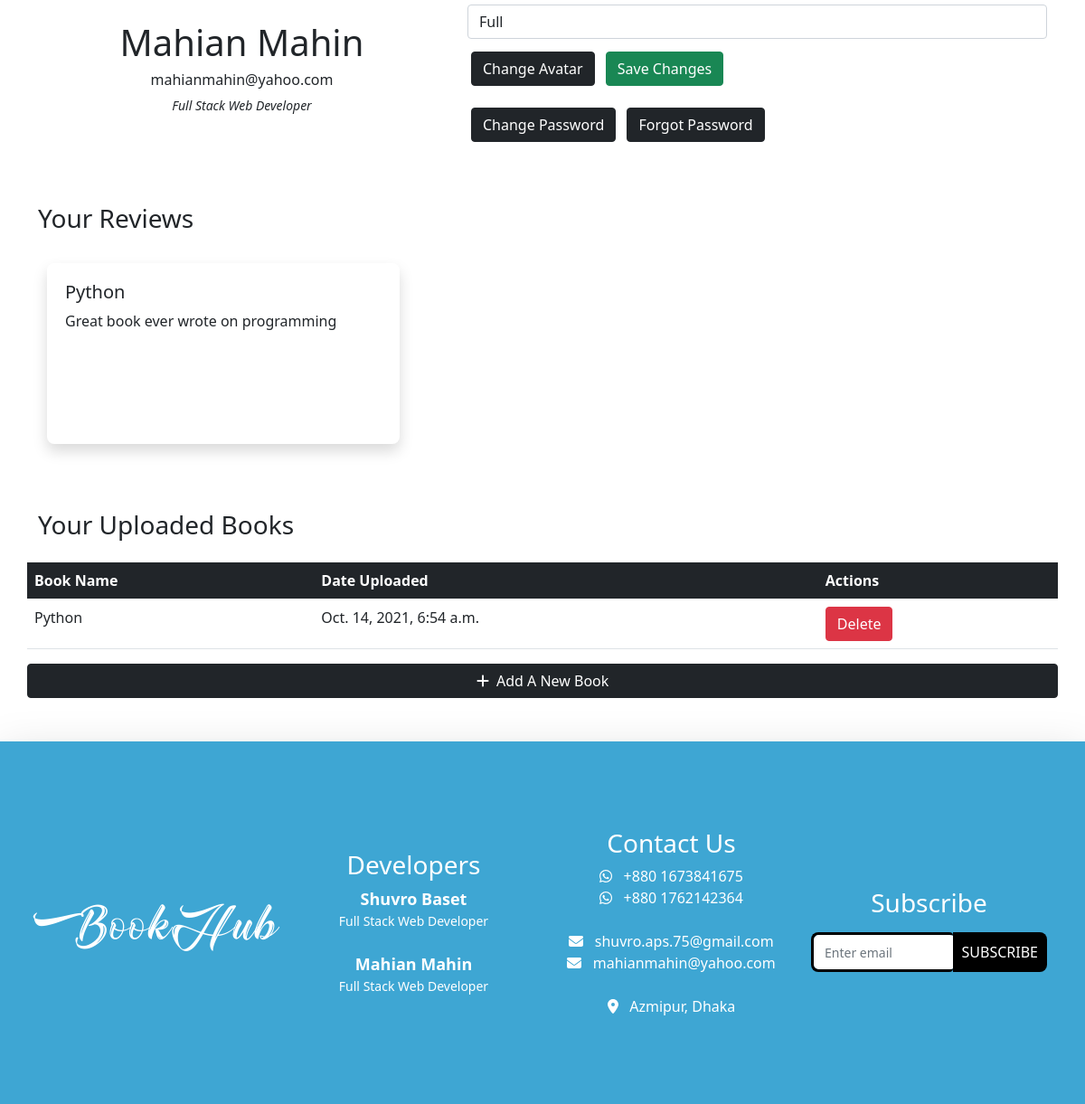
Before: /user-dashboard (signed in, lower part) with the older database file.
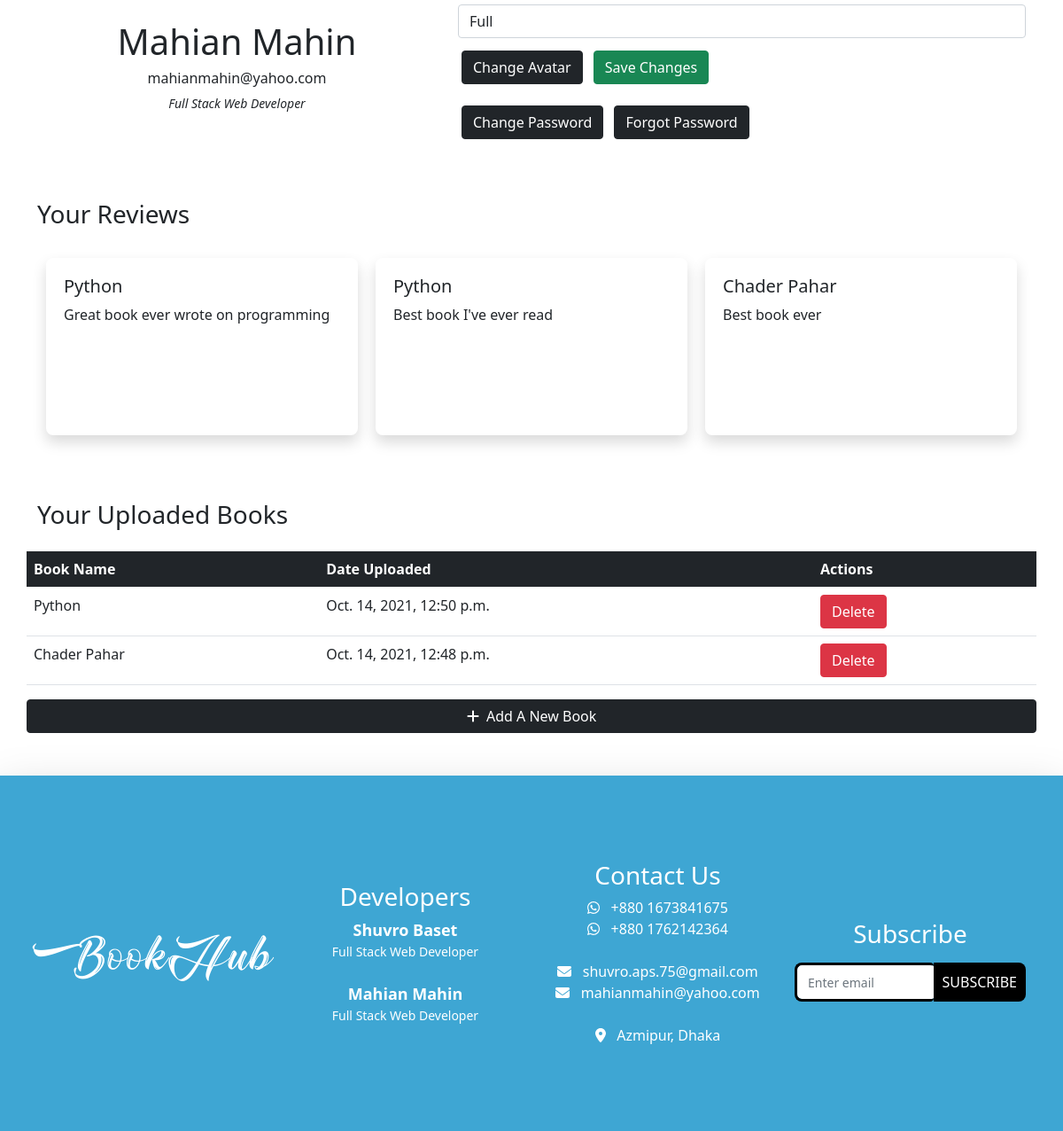
After: the same page with the newer database file.
### bookHub_app/models.py (models this page shows)
class BooksReview(models.Model):
    book = models.ForeignKey(Books, on_delete=models.CASCADE)
    user = models.ForeignKey(User, on_delete=models.CASCADE)
    review = models.CharField(max_length=250, null=True, blank=True)
    star = models.IntegerField(default=0, null=True)

class Books(models.Model):
    uploader = models.ForeignKey(User, on_delete=models.CASCADE)
    book = models.FileField(upload_to='pdf')
    book_thumbnail = models.ImageField(upload_to='pdf/thumbnails', null=True)
    book_name = models.CharField(max_length=200, null=True)
    language = models.CharField(max_length=100, null=True)
    author_name = models.CharField(max_length=200, null=True)
    description = models.TextField()
    uploaded_time = models.DateTimeField(auto_now=True)
    book_category = models.CharField(max_length=1000, null=True)
    book_rating = models.FloatField(null=True, blank=True, default=0.0)
    def __str__(self):
        return self.book_name + '.pdf'

### user_app/views.py (the view, shortened to what this page needs)
# urls.py: path('user-dashboard', userDashboard, name='user_dashboard'),
def userDashboard(request):
    if request.user.is_authenticated:
        book_review = BooksReview.objects.filter(user=request.user)
        books = Books.objects.filter(uploader=request.user)
        book_categories = BookCategories.objects.all()
        global user_profile_ins
        user_profile_ins = UserProfile.objects.filter(user_id=request.user.id).first()
        context = {
            'user_profile_ins': user_profile_ins,
            'book_reviews': book_review,
            'books': books,
            'categories': book_categories
        }
        return render(request, 'dashboard.html', context=context)
    else:
        messages.warning(request, "You Must Be Logged In")
        return redirect('/login')

### templates/dashboard.html (shortened to what this page needs)
{% extends 'main.html' %}
{% load static %}
{% block content %}
    <div class="container my-5">
        <div class="row personal_info">
            <div class="col-sm-5 my-3 profile_pic_section d-flex flex-column justify-content-center align-items-center">
                {% if user_profile_ins.profile_pic.url %}
                    <img src={{ user_profile_ins.profile_pic.url }}> <br>
                {% else %}
                    <img src={% static '/images/user.jpg' %}> <br>
                {% endif %}
                <h1>{{ request.user.first_name }} {{ request.user.last_name }}</h1>
                <h6>{{ request.user.email }}</h6>
                <small><i>{{ user_profile_ins.bio }}</i></small>
            </div>
            <div class="col-sm-7 my-3 profile_info">
                <form method="post" class="form-group my-3 personal_info_form" enctype="multipart/form-data">
                    <input type="text" class="form-control" placeholder="Enter Your bio" value={{ user_profile_ins.bio }} name="bio">
                    <label for="avatar_file" class="btn btn-dark mx-1 my-1">Change Avatar</label>
                    <button type="submit" class="btn btn-success mx-1 my-1">Save Changes</button>
                </form>
                        <a href={% url 'reset_password' %}><button class="btn btn-dark mx-1 my-1">Change Password</button></a>
                        <a href={% url 'forget_password' %}><button class="btn btn-dark mx-1 my-1">Forgot Password</button></a>
            </div>
        </div>
        {% if book_reviews %}
        <div class="row review_section my-5">
            <h3>Your Reviews</h3>
            <div class="review_slider d-flex flex-row align-items-center">
                {% for review in book_reviews %}
                    <div class="review_card shadow">
                        <h5>{{ review.book.book_name }}</h5>
                        <div class="review_description">
                            <p>{{ review.review | truncatewords:18 }}</p>
                        </div>
                    </div>
                {% endfor %}
            </div>
        </div>
        {% endif %}
        <div class="row uploaded_books mt-5">
            <h3>Your Uploaded Books</h3>
            {% if books %}
            <table class="table table-hover mt-3">
                <thead>
                  <tr class="bg-dark text-white">
                    <th scope="col">Book Name</th>
                    <th scope="col">Date Uploaded</th>
                    <th scope="col">Actions</th>
                  </tr>
                </thead>
                <tbody>
                {% for book in books %}
                  <tr>
                    <td>{{ book.book_name }}</td>
                    <td>{{ book.uploaded_time }}</td>
                    <td><a href={% url 'delete' book.id %}><button class="btn btn-danger">Delete</button></a></td>
                  </tr>
                {% endfor %}
                </tbody>
            </table>
            {% else %}
                <h6 class="my-3">You haven't uploaded any book yet</h6>
            {% endif %}
        </div>
        <div class="row add_book_section">
            <button class="btn btn-dark w-100" id="add_btn"><i class="fas fa-plus"></i>&nbsp; Add A New Book</button>
        </div>
    </div>
{% endblock %}

Changed rows visible on the page:
added BooksReview: book.book_name "Python", review "Best book I've ever read"
added BooksReview: book.book_name "Chader Pahar", review "Best book ever"
changed Books "Python": uploaded_time "Oct. 14, 2021, 6:54 a.m." → "Oct. 14, 2021, 12:50 p.m."
added Books: book_name "Chader Pahar", uploaded_time "Oct. 14, 2021, 12:48 p.m."
